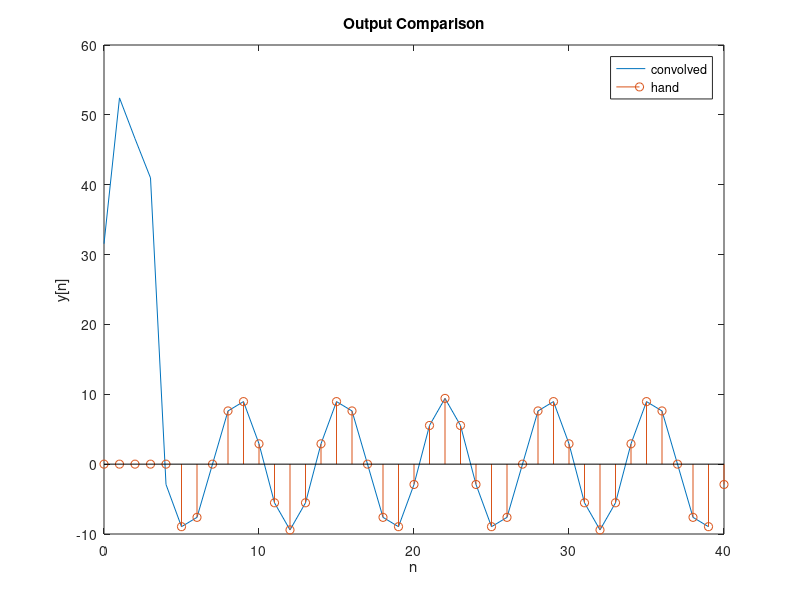

Write the MATLAB code that produced this figure.
%% Frequency Response of FIR Filters: Lab P-12: 3 Lab Exercise

%% 3.1a)
% We will cascade these filters by convolution, which will be performed by
% multiplication of their transfer functions.
%% 
% First we'll find the transfer function of the general filter
%%
% Y(z) = X(z) - 2cos(wn)z^-1X(z) + z^-2X(z)
%%
% H(z) = 1 - 2cos(wn)z^-1 + z^-2
%%
% Now we'll introduce the nulling frequencies 0.44pi and 0.7pi
%%
% H1(z) = 1 - 2cos(0.44pi)z^-1 + z^-2
%%
% H2(z) = 1 - 2cos(0.7pi)z^-1 + z^-2
%%
% Performing the convolution
%%
% (1 - 2cos(0.44pi)z^-1 + z^-2)(1 - 2cos(0.44pi)z^-1 + z^-2)
%%
% Yields the fourth order filter
%%
% 1 + (-2cos(0.7pi) - 2cos(0.44pi)))z^-1 + (2 + 4cos(0.44pi)cos(0.7pi))z^-2
% + (-2cos(0.44pi) - 2cos(0.7pi))z^-3 + z^-4
%%
% Resulting in the following coefficients

b = [1 -2*cos(0.7*pi)-2*cos(0.44*pi) 2+4*cos(0.44*pi)*cos(0.7*pi) -2*cos(0.44*pi)-2*cos(0.7*pi) 1]

%% 3.1b)
% Generate input signal

n = [0:149];
x = 5*cos(0.3*pi*n) + 22*cos(0.44*pi*n-pi/3) + 22*cos(0.7*pi*n-pi/4);

%% 3.1c)
% Pass input through filter

y = conv(b,x);

%% 3.1d)
% Plot output signal

plot(0:39, y(1:40))
title('Output')
ylabel('y[n]')
xlabel('n')

%%
% Determine output signal by hand for n >= 5
%%
% Taking the inverse z-transform of the transfer function determined in
% part 3.1a gives the function
%%
% y[n] = x[n] + (-2cos(0.7pi) - 2cos(0.44pi))x[n-1] + (2 +
% 4cos(0.44pi)cos(0.7pi))x[n-2] + (-2cos(0.44pi) - 2cos(0.7pi))x[n-3] +
% x[n-4]
%%
% Passing the input over 5 <= n <= 40 through this function

y_hand = zeros(1,36);
for i = 1:36
  y_hand(i) = x(i+5) + (-2*cos(0.7*pi) - 2*cos(0.44*pi))*x(i+5-1) + (2 + 4*cos(0.44*pi)*cos(0.7*pi))*x(i+5-2) + (-2*cos(0.44*pi) - 2*cos(0.7*pi))*x(i+5-3) + x(i+5-4);
end

%% 3.1e)
% Plot convolved output overlayed with hand calculated output

plot(0:39, y(1:40))
hold on
stem(0:40, [zeros(1,5) y_hand])
hold off
title('Output Comparison')
ylabel('y[n]')
xlabel('n')
legend('convolved', 'hand')

%% 3.1f)
% Our input signal is defined for n >= 0 and our filter uses past input
% values back to x[n-4]. The start-up points at the beginning of the output
% are the points where those past values of x[n] are undefined by the input 
% function and assummed to be 0. The sinusoidal output seen beginning at 
% n = 5 is when the system can be properly "filled" with past x values. 
% Having 4 start-up values is consistent with cascading two 2nd order 
% filters into a 4th order filter.

%% 3.2
%